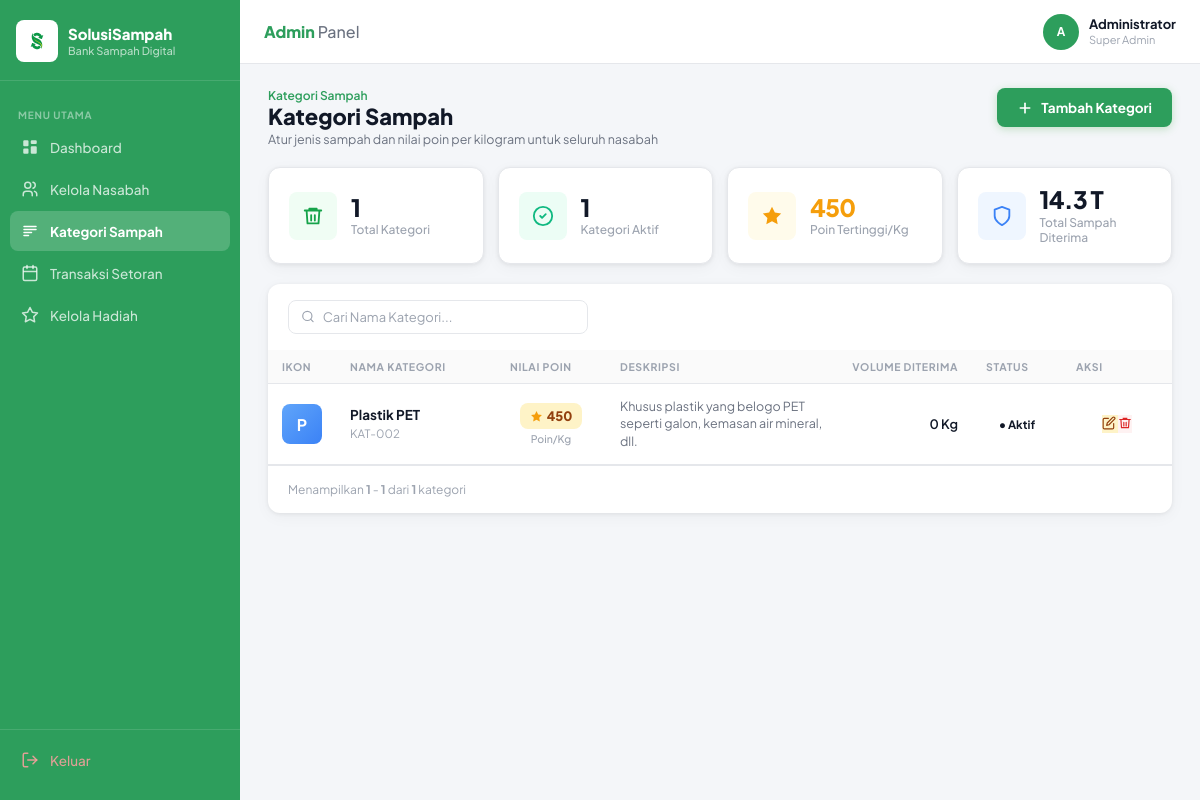
The page /admin/kategori_sampah.php (signed in) on the database its author committed.
### tables this page shows
CREATE TABLE `kategori_sampah` (
  `id_kategori` int(11) NOT NULL,
  `nama_sampah` varchar(50) NOT NULL,
  `poin_per_kg` int(11) NOT NULL,
  `deskripsi` text DEFAULT NULL
);

### admin/kategori_sampah.php (the view, shortened to what this page needs)
<?php
include '../includes/config.php';
$total_kategori = 0;
$poin_tertinggi = 0;
$q_stats = mysqli_query($conn, "SELECT COUNT(*) as total, MAX(poin_per_kg) as max_poin FROM kategori_sampah");
if ($row_stats = mysqli_fetch_assoc($q_stats)) {
    $total_kategori = $row_stats['total'] ?? 0;
    $poin_tertinggi = $row_stats['max_poin'] ?? 0;
}
$query = "SELECT * FROM kategori_sampah ORDER BY id_kategori DESC";
$result = mysqli_query($conn, $query);
$total_data = mysqli_num_rows($result);
?>
<!DOCTYPE html>
<html lang="id">
<head>
    <link rel="stylesheet" href="../css/dashboard_admin.css">
    <link rel="stylesheet" href="../css/kategori_sampah.css">
</head>
<body>
<div class="app-wrapper">
    <?php $active_page = 'kategori'; include '../includes/sidebar_admin.php'; ?>
    <div class="main-content">
        <?php include '../includes/header_admin.php'; ?>
        <div class="page-content">
            <div class="ks-title-row">
                <div>
                    <p class="page-breadcrumb-text">Kategori Sampah</p>
                    <h1 class="page-title">Kategori Sampah</h1>
                    <p class="page-subtitle">Atur jenis sampah dan nilai poin per kilogram untuk seluruh nasabah</p>
                </div>
                <a href="crud_kategori_sampah.php" class="ks-btn-tambah">
                    <svg width="16" height="16" viewBox="0 0 24 24" fill="none"><line x1="12" y1="5" x2="12" y2="19" stroke="white" stroke-width="2.5" stroke-linecap="round"/><line x1="5" y1="12" x2="19" y2="12" stroke="white" stroke-width="2.5" stroke-linecap="round"/></svg>
                    Tambah Kategori
                </a>
            </div>
            <div class="ks-summary-row">
                <div class="ks-summary-card">
                    <div class="ks-summary-icon" style="background:#F0FDF4;color:#16A34A;">
                        <svg width="22" height="22" viewBox="0 0 24 24" fill="none"><path d="M3 6h18M8 6V4h8v2M19 6l-1 14H6L5 6" stroke="currentColor" stroke-width="2" stroke-linecap="round" stroke-linejoin="round"/><path d="M10 11v6M14 11v6" stroke="currentColor" stroke-width="2" stroke-linecap="round"/></svg>
                    </div>
                    <div>
                        <p class="ks-summary-value"><?php echo $total_kategori; ?></p>
                        <p class="ks-summary-label">Total Kategori</p>
                    </div>
                </div>
                <div class="ks-summary-card">
                    <div class="ks-summary-icon" style="background:#ECFDF5;color:#10B981;">
                        <svg width="22" height="22" viewBox="0 0 24 24" fill="none"><circle cx="12" cy="12" r="10" stroke="currentColor" stroke-width="2"/><path d="M9 12l2 2 4-4" stroke="currentColor" stroke-width="2" stroke-linecap="round" stroke-linejoin="round"/></svg>
                    </div>
                    <div>
                        <p class="ks-summary-value"><?php echo $total_kategori; ?></p>
                        <p class="ks-summary-label">Kategori Aktif</p>
                    </div>
                </div>
                <div class="ks-summary-card">
                    <div class="ks-summary-icon" style="background:#FFFBEB;color:#F59E0B;">
                        <svg width="22" height="22" viewBox="0 0 24 24" fill="currentColor"><path d="M12 2l3.09 6.26L22 9.27l-5 4.87 1.18 6.88L12 17.77l-6.18 3.25L7 14.14 2 9.27l6.91-1.01L12 2z"/></svg>
                    </div>
                    <div>
                        <p class="ks-summary-value ks-val-gold"><?php echo number_format($poin_tertinggi, 0, ',', '.'); ?></p>
                        <p class="ks-summary-label">Poin Tertinggi/Kg</p>
                    </div>
                </div>
                <div class="ks-summary-card">
                    <div class="ks-summary-icon" style="background:#EFF6FF;color:#3B82F6;">
                        <svg width="22" height="22" viewBox="0 0 24 24" fill="none"><path d="M12 22s8-4 8-10V5l-8-3-8 3v7c0 6 8 10 8 10z" stroke="currentColor" stroke-width="2" stroke-linecap="round" stroke-linejoin="round"/></svg>
                    </div>
                    <div>
                        <p class="ks-summary-value">14.3 T</p>
                        <p class="ks-summary-label">Total Sampah Diterima</p>
                    </div>
                </div>
            </div>
            <div class="ks-table-panel">
                <div class="ks-toolbar">
                    <div class="ks-search-wrap" style="width: 100%; max-width: 300px;">
                        <svg width="15" height="15" viewBox="0 0 24 24" fill="none"><circle cx="11" cy="11" r="8" stroke="#9CA3AF" stroke-width="2"/><path d="M21 21l-4.35-4.35" stroke="#9CA3AF" stroke-width="2" stroke-linecap="round"/></svg>
                        <input type="text" id="searchInput" class="search-input" placeholder="Cari Nama Kategori..." autocomplete="off">
                    </div>
                </div>
                <div class="table-wrapper">
                    <table class="data-table ks-table">
                        <thead>
                            <tr>
                                <th class="ks-th-ikon">IKON</th>
                                <th class="ks-th-nama">NAMA KATEGORI</th>
                                <th class="ks-th-poin">NILAI POIN</th>
                                <th class="ks-th-desc">DESKRIPSI</th>
                                <th class="ks-th-vol">VOLUME DITERIMA</th>
                                <th class="ks-th-status">STATUS</th>
                                <th class="ks-th-aksi">AKSI</th>
                            </tr>
                        </thead>
                        <tbody>
                            <?php if ($total_data > 0): ?>
                                <?php
                                    $colors = ['blue', 'yellow', 'gray', 'teal', 'purple'];
                                    $i = 0;
                                    while ($row = mysqli_fetch_assoc($result)):
                                        $color = $colors[$i % count($colors)];
                                        $i++;
                                ?>
                                <tr>
                                    <td class="ks-td-ikon">
                                        <div class="ks-ikon-wrap <?php echo $color; ?>">
                                            <span style="color: white; font-weight: bold; font-size: 16px;">
                                                <?php echo strtoupper(substr($row['nama_sampah'], 0, 1)); ?>
                                            </span>
                                        </div>
                                    </td>
                                    <td>
                                        <p class="ks-nama"><?php echo htmlspecialchars($row['nama_sampah']); ?></p>
                                        <p class="ks-kode">KAT-<?php echo str_pad($row['id_kategori'], 3, '0', STR_PAD_LEFT); ?></p>
                                    </td>
                                    <td class="ks-td-poin">
                                        <span class="ks-poin-badge">
                                            <svg width="13" height="13" viewBox="0 0 24 24" fill="#F59E0B"><path d="M12 2l3.09 6.26L22 9.27l-5 4.87 1.18 6.88L12 17.77l-6.18 3.25L7 14.14 2 9.27l6.91-1.01L12 2z"/></svg>
                                            <?php echo number_format($row['poin_per_kg'], 0, ',', '.'); ?>
                                        </span>
                                        <span class="ks-poin-unit">Poin/Kg</span>
                                    </td>
                                    <td class="ks-td-desc" style="max-width: 250px; white-space: normal; line-height: 1.4;">
                                        <?php echo !empty($row['deskripsi']) ? htmlspecialchars($row['deskripsi']) : '-'; ?>
                                    </td>
                                    <td class="ks-td-vol">
                                        0 Kg
                                    </td>
                                    <td class="ks-td-status">
                                        <span class="status-badge aktif">● Aktif</span>
                                    </td>
                                    <td class="ks-td-aksi">
                                        <div class="aksi-cell">
                                            <a href="crud_kategori_sampah.php?id=<?php echo $row['id_kategori']; ?>" class="btn-aksi btn-edit" title="Edit">
                                            </a>
                                            <a href="kategori_sampah.php?action=delete&id=<?php echo $row['id_kategori']; ?>" class="btn-aksi btn-delete" title="Hapus" onclick="return confirm('Anda yakin ingin menghapus kategori <?php echo htmlspecialchars($row['nama_sampah']); ?>?');">
                                            </a>
                                        </div>
                                    </td>
                                </tr>
                                <?php endwhile; ?>
                            <?php else: ?>
                                <tr>
                                    <td colspan="7" style="text-align: center; padding: 24px;">Belum ada kategori sampah yang ditambahkan.</td>
                                </tr>
                            <?php endif; ?>
                        </tbody>
                    </table>
                </div>
                <div class="table-footer">
                    <span class="table-info"></span>
                </div>
            </div>
        </div>
    </div>
</div>
</body>
</html>

### css/dashboard_admin.css (style rules this page uses)
:root { --green-primary: #2d9e5c; --green-dark: #1E7B1E; --green-light: #E8F5E8; --green-sidebar: #1A7A1A; --blue-light: #EFF6FF; --blue-accent: #3B82F6; --yellow-light: #FFFBEB; --yellow-accent: #F59E0B; --white: #FFFFFF; --bg-main: #F4F6F9; --border-color: #E5E7EB; --text-primary: #111827; --text-secondary: #6B7280; --text-muted: #9CA3AF; --sidebar-width: 240px; --header-height: 64px; --radius-sm: 8px; --radius-md: 12px; --radius-lg: 16px; --shadow-card: 0 1px 4px rgba(0,0,0,0.07), 0 4px 16px rgba(0,0,0,0.04); }
*, *::before, *::after { box-sizing: border-box; margin: 0; padding: 0; }
html, body { height: 100%; }
body { font-family: 'Plus Jakarta Sans', sans-serif; font-size: 14px; color: var(--text-primary); background-color: var(--bg-main); -webkit-font-smoothing: antialiased; }
a { text-decoration: none; color: inherit; }
button, input, select { font-family: inherit; font-size: inherit; }
.app-wrapper { display: flex; height: 100vh; overflow: hidden; }
.main-content { flex: 1; display: flex; flex-direction: column; height: 100%; overflow: hidden; min-width: 0; min-height: 0; }
.search-input { border: none; background: transparent; outline: none; color: var(--text-primary); width: 100%; font-size: 13.5px; }
.search-input::placeholder { color: var(--text-muted); }
.page-content { flex: 1; overflow-y: auto; padding: 24px 28px; height: 100%; display: flex; flex-direction: column; gap: 20px; min-height: 0; }
.page-content > * { flex-shrink: 0; }
.page-breadcrumb-text { font-size: 12px; color: var(--green-primary); font-weight: 600; }
.page-title { font-size: 22px; font-weight: 800; color: var(--text-primary); line-height: 1.2; }
.page-subtitle { font-size: 12.5px; color: var(--text-secondary); margin-top: 2px; }
.table-wrapper { overflow-x: auto; }
.data-table { width: 100%; border-collapse: collapse; }
.data-table thead th { font-size: 10.5px; font-weight: 700; color: var(--text-muted); letter-spacing: 0.06em; padding: 0 10px 10px; text-align: left; white-space: nowrap; border-bottom: 1px solid var(--border-color); }
.data-table tbody tr { border-bottom: 1px solid var(--border-color); transition: background-color 0.15s; }
.data-table tbody td { padding: 13px 10px; vertical-align: middle; }
.status-badge { display: inline-block; padding: 4px 10px; border-radius: 20px; font-size: 11.5px; font-weight: 700; white-space: nowrap; }
.table-footer { display: flex; align-items: center; justify-content: space-between; margin-top: 16px; padding-top: 14px; border-top: 1px solid var(--border-color); }
.table-info { font-size: 12px; color: var(--text-muted); }

### rows shown on the page
kategori_sampah: nama_sampah "P", nama_sampah "Plastik PET", id_kategori "002", poin_per_kg "450", deskripsi "Khusus plastik yang belogo PET seperti galon, kemasan air mineral, dll."

### other values the page prints
$inisial "A"
$nama_admin "Administrator"
$total_kategori "1"
$poin_tertinggi "450"
